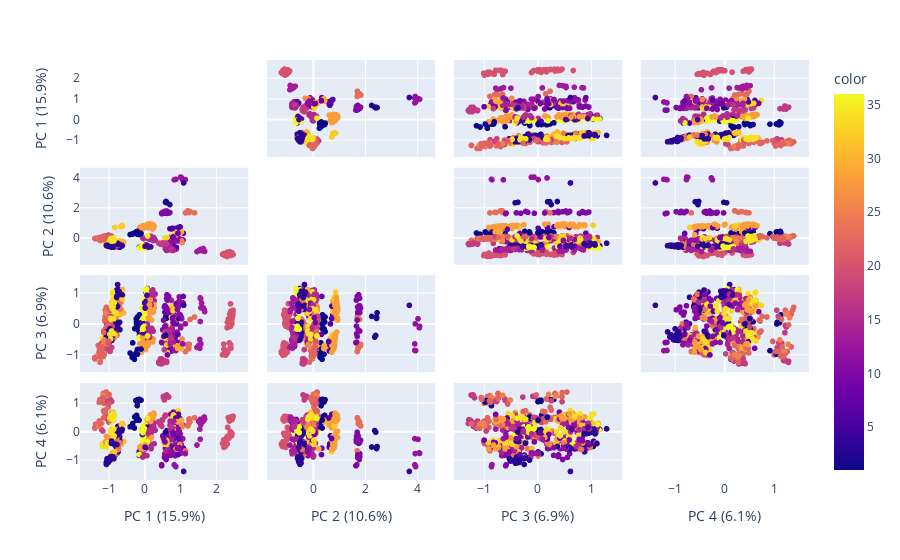

Notebook source saved alongside this figure:
### Markdown cell above
Scatter matrix con le prime 4 componenti principali. Notiamo un comportamento analogo al grafico precedente tra PC1 e PC2. In particolare notiamo una formazione di gruppi di dati anche sugli altri piani, corrispondenti ad uno specifico lavoratore.

### Code cell
pcaEl = dec.PCA(n_components=10)
pcaEl.fit(dfStd)
pcaEl.fit_transform(dfStd)

dfPCA = pd.DataFrame(pcaEl.transform(dfStd))
components = dfPCA.values
components = components[:,0:4]


labels = {
    str(i): f"PC {i+1} ({var:.1f}%)"
    for i, var in enumerate(pcaEl.explained_variance_ratio_ * 100)
}

fig = px.scatter_matrix(
    components,
    labels=labels,
    dimensions=range(4),
    color=df["ID"]
)
fig.update_traces(diagonal_visible=False)

fig.show()

### Figure 1 — Plotly figure (JSON) as saved in the notebook; plotly's stock layout.template omitted (floating-point values rounded to 4 significant figures; data arrays with more than 128 entries replaced by an {"elided": "..."} marker saying what was removed)
{"data": [{"diagonal": {"visible": false}, "dimensions": [{"axis": {"matches": true}, "label": "PC 1 (15.9%)", "values": {"elided": "740 float values"}}, {"axis": {"matches": true}, "label": "PC 2 (10.6%)", "values": {"elided": "740 float values"}}, {"axis": {"matches": true}, "label": "PC 3 (6.9%)", "values": {"elided": "740 float values"}}, {"axis": {"matches": true}, "label": "PC 4 (6.1%)", "values": {"elided": "740 float values"}}], "hovertemplate": "%{xaxis.title.text}=%{x}<br>%{yaxis.title.text}=%{y}<br>color=%{marker.color}<extra></extra>", "legendgroup": "", "marker": {"color": {"elided": "740 int values"}, "coloraxis": "coloraxis", "symbol": "circle"}, "name": "", "showlegend": false, "type": "splom"}], "layout": {"coloraxis": {"colorbar": {"title": {"text": "color"}}, "colorscale": [[0, "#0d0887"], [0.1111, "#46039f"], [0.2222, "#7201a8"], [0.3333, "#9c179e"], [0.4444, "#bd3786"], [0.5556, "#d8576b"], [0.6667, "#ed7953"], [0.7778, "#fb9f3a"], [0.8889, "#fdca26"], [1, "#f0f921"]]}, "dragmode": "select", "legend": {"tracegroupgap": 0}, "margin": {"t": 60}}}
